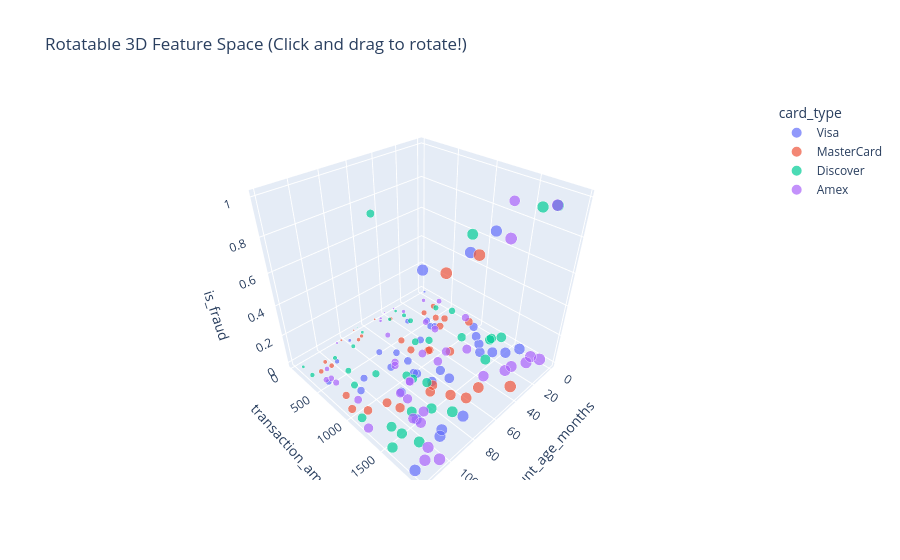

Here is the notebook cell this chart was saved with:
### Markdown cell above
### 🔹 🔹 Rotatable 3D Scatter: `px.scatter_3d()`
Demonstrates how to use `🔹 Rotatable 3D Scatter: `px.scatter_3d()`` in Python. Visualizations turn complex numerical data into clear, intuitive graphics, helping you spot trends, patterns, and anomalies quickly. **Tip:** Always provide clear axis labels (`xlabel`, `ylabel`) and a title so viewers can interpret your visualization at a glance.

**Syntax:** `fig = px.scatter_3d(`

### Code cell
fig = px.scatter_3d(
    df.head(150), 
    x='account_age_months', 
    y='transaction_amount', 
    z='is_fraud', 
    color='card_type', 
    size='transaction_amount', 
    title='Rotatable 3D Feature Space (Click and drag to rotate!)'
)
fig.show()

### Figure 1 — Plotly figure (JSON) as saved in the notebook; plotly's stock layout.template omitted (floating-point values rounded to 4 significant figures)
{"data": [{"hovertemplate": "card_type=Visa<br>account_age_months=%{x}<br>transaction_amount=%{marker.size}<br>is_fraud=%{z}<extra></extra>", "legendgroup": "Visa", "marker": {"color": "#636efa", "size": [1216.0, 1264.0, 363.5, 679.9, 1805.0, 1145.0, 320.6, 507.1, 726.1, 1361.0, 1790.0, 1753.0, 1042.0, 806.3, 1879.0, 627.2, 521.4, 1544.0, 1134.0, 1620.0, 1336.0, 838.8, 717.8, 1072.0, 75.02, 144.3, 1002.0, 1790.0, 662.9, 1243.0, 865.5, 1898.0, 536.5, 1501.0, 1436.0, 1881.0, 1814.0], "sizemode": "area", "sizeref": 4.898, "symbol": "circle"}, "mode": "markers", "name": "Visa", "scene": "scene", "showlegend": true, "type": "scatter3d", "x": [56, 67, 36, 65, 109, 87, 99, 114, 96, 57, 94, 90, 70, 77, 119, 28, 25, 12, 13, 2, 24, 104, 44, 69, 0, 80, 6, 74, 26, 18, 65, 18, 73, 95, 18, 85, 62], "y": [1216.0, 1264.0, 363.5, 679.9, 1805.0, 1145.0, 320.6, 507.1, 726.1, 1361.0, 1790.0, 1753.0, 1042.0, 806.3, 1879.0, 627.2, 521.4, 1544.0, 1134.0, 1620.0, 1336.0, 838.8, 717.8, 1072.0, 75.02, 144.3, 1002.0, 1790.0, 662.9, 1243.0, 865.5, 1898.0, 536.5, 1501.0, 1436.0, 1881.0, 1814.0], "z": [0, 0, 0, 0, 1, 0, 0, 0, 0, 0, 0, 0, 0, 0, 0, 0, 0, 0, 0, 0, 0, 0, 0, 0, 0, 0, 0, 0, 0, 0, 0, 1, 0, 0, 0, 1, 1]}, {"hovertemplate": "card_type=MasterCard<br>account_age_months=%{x}<br>transaction_amount=%{marker.size}<br>is_fraud=%{z}<extra></extra>", "legendgroup": "MasterCard", "marker": {"color": "#EF553B", "size": [325.0, 1285.0, 559.9, 567.7, 1662.0, 900.9, 1661.0, 783.5, 1304.0, 1945.0, 51.76, 646.9, 908.9, 1147.0, 1350.0, 235.8, 1884.0, 964.2, 1088.0, 34.86, 73.44, 1938.0, 332.6, 375.4, 1525.0, 184.1, 1090.0, 205.5, 760.4, 707.7, 911.5, 389.2, 181.6], "sizemode": "area", "sizeref": 4.898, "symbol": "circle"}, "mode": "markers", "name": "MasterCard", "scene": "scene", "showlegend": true, "type": "scatter3d", "x": [112, 96, 18, 54, 62, 4, 50, 113, 69, 84, 52, 14, 48, 99, 74, 105, 35, 117, 111, 71, 84, 104, 104, 9, 67, 43, 38, 75, 56, 23, 47, 20, 71], "y": [325.0, 1285.0, 559.9, 567.7, 1662.0, 900.9, 1661.0, 783.5, 1304.0, 1945.0, 51.76, 646.9, 908.9, 1147.0, 1350.0, 235.8, 1884.0, 964.2, 1088.0, 34.86, 73.44, 1938.0, 332.6, 375.4, 1525.0, 184.1, 1090.0, 205.5, 760.4, 707.7, 911.5, 389.2, 181.6], "z": [0, 0, 0, 0, 0, 0, 0, 0, 0, 1, 0, 0, 0, 0, 0, 0, 0, 0, 0, 0, 0, 1, 0, 0, 0, 0, 0, 0, 0, 0, 0, 0, 0]}, {"hovertemplate": "card_type=Discover<br>account_age_months=%{x}<br>transaction_amount=%{marker.size}<br>is_fraud=%{z}<extra></extra>", "legendgroup": "Discover", "marker": {"color": "#00cc96", "size": [136.7, 609.8, 927.5, 18.19, 765.4, 249.3, 1353.0, 1237.0, 1454.0, 1395.0, 1509.0, 422.0, 1024.0, 1699.0, 1117.0, 1285.0, 260.7, 1681.0, 1399.0, 131.7, 1571.0, 1016.0, 112.4, 698.3, 1722.0, 182.0, 1283.0, 1096.0, 1519.0, 731.1, 1828.0, 522.8, 792.5, 303.3, 1900.0, 253.3, 381.8], "sizemode": "area", "sizeref": 4.898, "symbol": "circle"}, "mode": "markers", "name": "Discover", "scene": "scene", "showlegend": true, "type": "scatter3d", "x": [68, 3, 91, 67, 88, 33, 1, 70, 27, 109, 83, 9, 21, 105, 117, 9, 98, 76, 93, 118, 118, 75, 34, 48, 72, 44, 7, 74, 108, 104, 25, 99, 40, 118, 18, 82, 34], "y": [136.7, 609.8, 927.5, 18.19, 765.4, 249.3, 1353.0, 1237.0, 1454.0, 1395.0, 1509.0, 422.0, 1024.0, 1699.0, 1117.0, 1285.0, 260.7, 1681.0, 1399.0, 131.7, 1571.0, 1016.0, 112.4, 698.3, 1722.0, 182.0, 1283.0, 1096.0, 1519.0, 731.1, 1828.0, 522.8, 792.5, 303.3, 1900.0, 253.3, 381.8], "z": [0, 0, 1, 0, 0, 0, 0, 0, 0, 0, 0, 0, 0, 0, 0, 0, 0, 0, 0, 0, 0, 0, 0, 0, 1, 0, 0, 0, 0, 0, 1, 0, 0, 0, 1, 0, 0]}, {"hovertemplate": "card_type=Amex<br>account_age_months=%{x}<br>transaction_amount=%{marker.size}<br>is_fraud=%{z}<extra></extra>", "legendgroup": "Amex", "marker": {"color": "#ab63fa", "size": [124.2, 781.6, 913.7, 816.4, 354.7, 1894.0, 1254.0, 819.0, 701.8, 1869.0, 1557.0, 1594.0, 895.1, 570.0, 1597.0, 338.7, 33.01, 1953.0, 1060.0, 1482.0, 1959.0, 1798.0, 1780.0, 385.6, 1147.0, 53.98, 1708.0, 1874.0, 530.8, 483.9, 76.41, 464.1, 1719.0, 1797.0, 1470.0, 201.4, 1255.0, 1103.0, 1200.0, 90.61, 1103.0, 188.0, 1095.0], "sizemode": "area", "sizeref": 4.898, "symbol": "circle"}, "mode": "markers", "name": "Amex", "scene": "scene", "showlegend": true, "type": "scatter3d", "x": [50, 72, 110, 74, 1, 18, 119, 2, 28, 111, 95, 29, 53, 111, 40, 108, 41, 105, 40, 88, 63, 10, 3, 57, 88, 33, 26, 1, 27, 111, 88, 114, 20, 104, 96, 9, 88, 51, 28, 48, 77, 30, 77], "y": [124.2, 781.6, 913.7, 816.4, 354.7, 1894.0, 1254.0, 819.0, 701.8, 1869.0, 1557.0, 1594.0, 895.1, 570.0, 1597.0, 338.7, 33.01, 1953.0, 1060.0, 1482.0, 1959.0, 1798.0, 1780.0, 385.6, 1147.0, 53.98, 1708.0, 1874.0, 530.8, 483.9, 76.41, 464.1, 1719.0, 1797.0, 1470.0, 201.4, 1255.0, 1103.0, 1200.0, 90.61, 1103.0, 188.0, 1095.0], "z": [0, 0, 0, 0, 0, 1, 0, 0, 0, 0, 0, 1, 0, 0, 0, 0, 0, 0, 0, 0, 1, 0, 0, 0, 0, 0, 0, 0, 0, 0, 0, 0, 0, 0, 0, 0, 0, 0, 0, 0, 0, 0, 0]}], "layout": {"legend": {"itemsizing": "constant", "title": {"text": "card_type"}, "tracegroupgap": 0}, "scene": {"domain": {"x": [0.0, 1.0], "y": [0.0, 1.0]}, "xaxis": {"title": {"text": "account_age_months"}}, "yaxis": {"title": {"text": "transaction_amount"}}, "zaxis": {"title": {"text": "is_fraud"}}}, "title": {"text": "Rotatable 3D Feature Space (Click and drag to rotate!)"}}}
